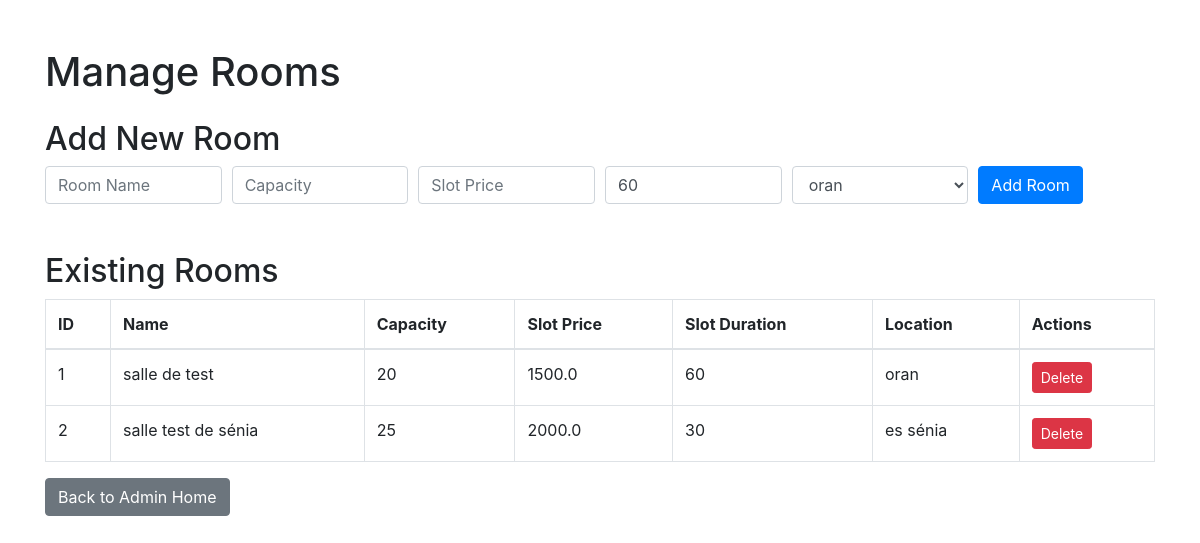
Page /admin/rooms on the committed database.
### models.py (models this page shows)
class Room(db.Model):
    __tablename__ = 'rooms'
    id = db.Column(db.Integer, primary_key=True)
    name = db.Column(db.String(100), nullable=False)
    capacity = db.Column(db.Integer, nullable=False)
    slot_price = db.Column(db.Float, nullable=False)
    slot_duration =db.Column(db.Integer,nullable=False,default=60)  #ppar défault 1h
    location_id = db.Column(db.Integer, db.ForeignKey('locations.id'), nullable=False)
    bookings = db.relationship('Booking', backref='room', lazy=True)

class Location(db.Model):
    __tablename__ = 'locations'
    id = db.Column(db.Integer, primary_key=True)
    name = db.Column(db.String(100), nullable=False)
    rooms = db.relationship('Room', backref='location', lazy=True)

### admin_blueprint.py (the view)
@admin_bp.route('/rooms')
def rooms_page():
    rooms = get_all_rooms()
    locations = get_all_locations()
    return render_template('rooms.html', rooms=rooms, locations=locations)

### data_access1.py (called while the page is built)
def get_all_locations():
    return Location.query.all()

def get_all_rooms():
    return Room.query.all()

### templates/rooms.html (shortened to what this page needs)
<!DOCTYPE html>
<html lang="en">
<head>
    <link rel="stylesheet" href="https://stackpath.bootstrapcdn.com/bootstrap/4.5.2/css/bootstrap.min.css">
</head>
<body>
<div class="container mt-5">
    <h1>Manage Rooms</h1>
    <h2 class="mt-4">Add New Room</h2>
    <form action="{{ url_for('admin_bp.create_room_admin') }}" method="POST">
        <div class="form-row">
            <div class="col"><input type="text" name="name" class="form-control" placeholder="Room Name" required></div>
            <div class="col"><input type="number" name="capacity" class="form-control" placeholder="Capacity" required></div>
            <div class="col"><input type="number" step="0.01" name="slot_price" class="form-control" placeholder="Slot Price" required></div>
            <div class="col"><input type="number" name="slot_duration" class="form-control" placeholder="Slot Duration (min)" value="60" required></div>
            <div class="col">
                <select name="location_id" class="form-control" required>
                    {% for location in locations %}
                    <option value="{{ location.id }}">{{ location.name }}</option>
                    {% endfor %}
                </select>
            </div>
            <div class="col"><button type="submit" class="btn btn-primary">Add Room</button></div>
        </div>
    </form>
    <h2 class="mt-5">Existing Rooms</h2>
    <table class="table table-bordered">
        <thead>
            <tr>
                <th>ID</th>
                <th>Name</th>
                <th>Capacity</th>
                <th>Slot Price</th>
                <th>Slot Duration</th>
                <th>Location</th>
                <th>Actions</th>
            </tr>
        </thead>
        <tbody>
            {% for room in rooms %}
            <tr>
                <td>{{ room.id }}</td>
                <td>{{ room.name }}</td>
                <td>{{ room.capacity }}</td>
                <td>{{ room.slot_price }}</td>
                <td>{{ room.slot_duration }}</td>
                <td>{{ room.location.name }}</td>
                <td>
                    <form action="{{ url_for('admin_bp.delete_room_admin', room_id=room.id) }}" method="POST" style="display:inline;">
                        <button type="submit" class="btn btn-danger btn-sm">Delete</button>
                    </form>
                </td>
            </tr>
            {% endfor %}
        </tbody>
    </table>
    <a href="{{ url_for('admin_bp.admin_home') }}" class="btn btn-secondary mb-4">Back to Admin Home</a>
</div>
</body>
</html>

### rows in the picture
Room: id "1", name "salle de test", capacity "20", slot_price "1500.0", slot_duration "60", location.name "oran"
Room: id "2", name "salle test de sénia", capacity "25", slot_price "2000.0", slot_duration "30", location.name "es sénia"

### other values in the picture
form field location_id "oran"
